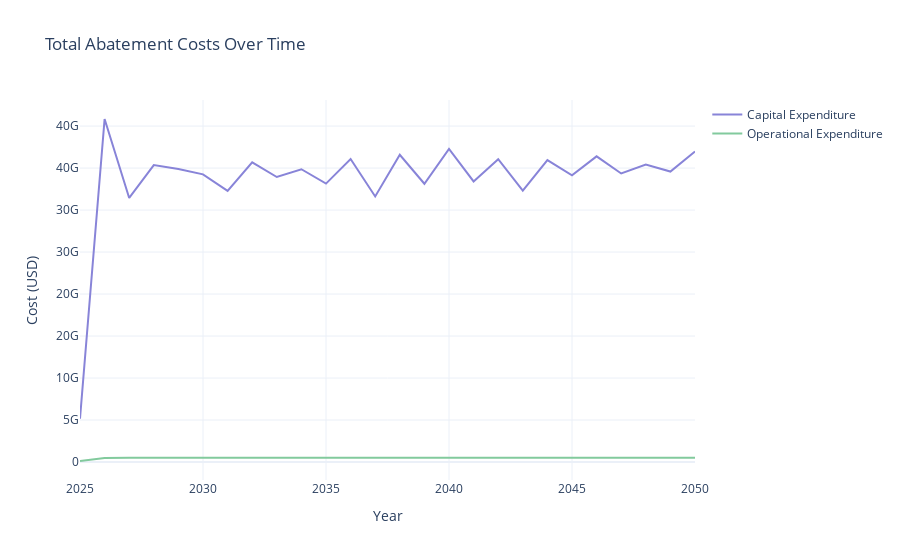
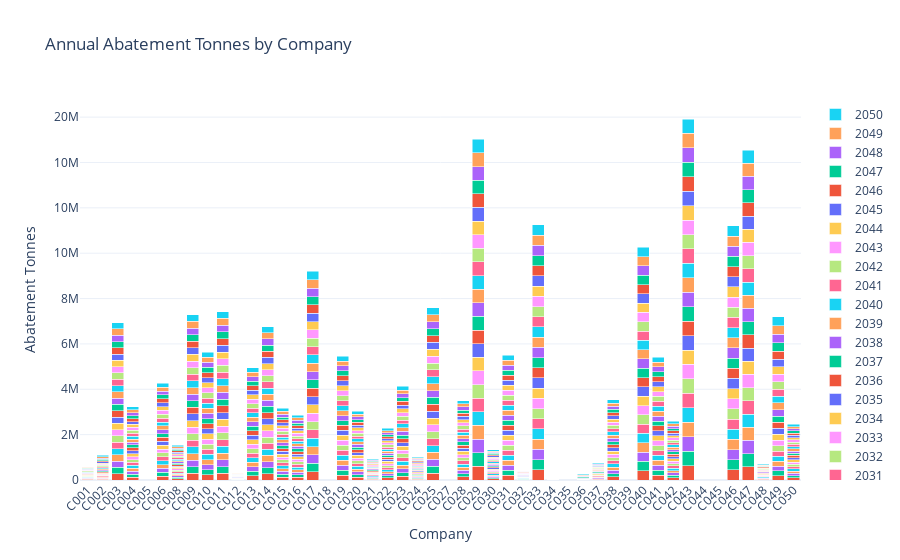
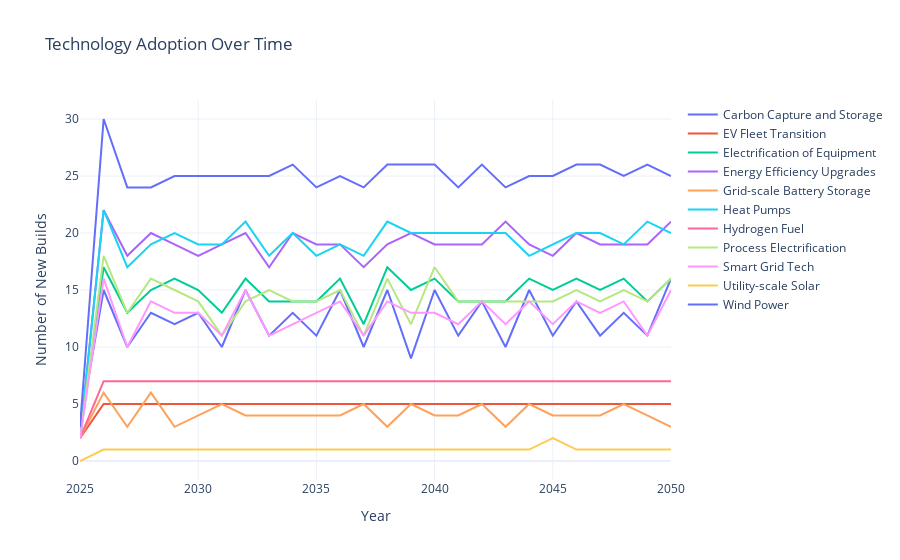
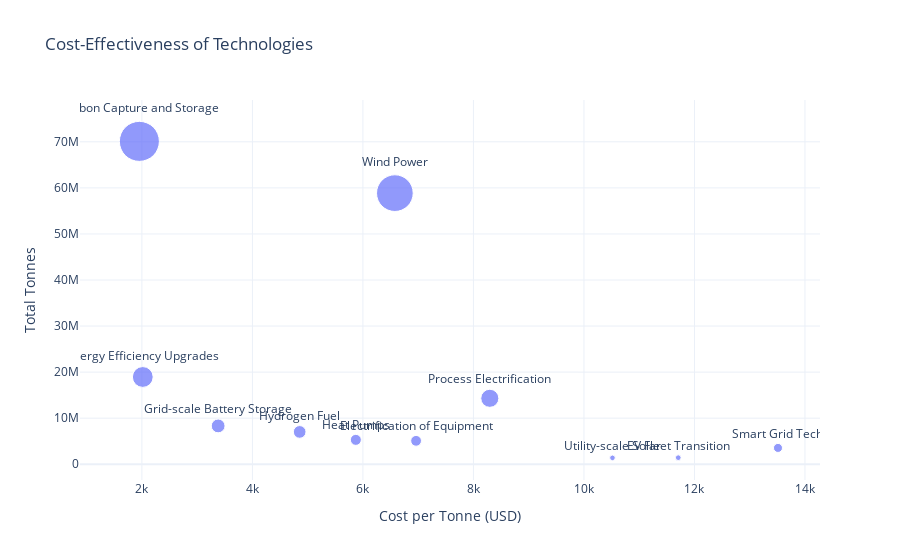

The notebook cell saved with these charts, in order:
### Code cell
import pandas as pd
import plotly.graph_objs as go

# --- Load and Clean Data ---
summary_data = pd.read_csv('abatement_summary.csv')
annual_data = pd.read_csv('annual_abatement_costs.csv')
detail_data = pd.read_csv('abatement_detail.csv')

# Clean summary_data
for col in ['total_capex_usd', 'total_opex_usd', 'total_abated_tonnes']:
    summary_data[col] = pd.to_numeric(summary_data[col], errors='coerce').fillna(0)

# Clean annual_data
for col in ['abatement_tonnes', 'capex_usd', 'opex_usd_year', 'cum_capex_usd', 'cum_opex_usd']:
    annual_data[col] = pd.to_numeric(annual_data[col], errors='coerce').fillna(0)
annual_data['year'] = pd.to_numeric(annual_data['year'], errors='coerce').astype('Int64')

# Clean detail_data
detail_data['new_build'] = detail_data['new_build'].map({'True': True, 'False': False, True: True, False: False})
for col in ['tonnes', 'capex_usd', 'opex_usd_year', 'spare_after_yr']:
    detail_data[col] = pd.to_numeric(detail_data[col], errors='coerce').fillna(0)
detail_data['year'] = pd.to_numeric(detail_data['year'], errors='coerce').astype('Int64')

# --- 1. Total Abatement Costs Over Time (Line Chart) ---
annual_costs = annual_data.groupby('year').agg({'capex_usd': 'sum', 'opex_usd_year': 'sum'}).reset_index()
fig1 = go.Figure()
fig1.add_trace(go.Scatter(x=annual_costs['year'], y=annual_costs['capex_usd'], name='Capital Expenditure', line=dict(color='#8884d8')))
fig1.add_trace(go.Scatter(x=annual_costs['year'], y=annual_costs['opex_usd_year'], name='Operational Expenditure', line=dict(color='#82ca9d')))
fig1.update_layout(
    title="Total Abatement Costs Over Time",
    xaxis_title="Year",
    yaxis_title="Cost (USD)",
    yaxis_tickformat=',.0s',  # SI notation for large numbers (e.g., M for millions)
    template='plotly_white'
)
fig1.show()

# --- 2. Annual Abatement Tonnes by Company (Stacked Bar Chart) ---
tonnes_pivot = annual_data.pivot_table(index='uid', columns='year', values='abatement_tonnes', aggfunc='sum', fill_value=0)
fig2 = go.Figure()
for year in tonnes_pivot.columns:
    fig2.add_trace(go.Bar(x=tonnes_pivot.index, y=tonnes_pivot[year], name=str(year)))
fig2.update_layout(
    barmode='stack',
    title="Annual Abatement Tonnes by Company",
    xaxis_title="Company",
    yaxis_title="Abatement Tonnes",
    yaxis_tickformat=',.0s',
    template='plotly_white',
    xaxis_tickangle=-45  # Rotate labels for readability
)
fig2.show()

# --- 3. Technology Adoption Over Time (Line Chart) ---
adoption_data = detail_data[detail_data['new_build']].groupby(['year', 'technology']).size().unstack(fill_value=0)
fig3 = go.Figure()
for tech in adoption_data.columns:
    fig3.add_trace(go.Scatter(x=adoption_data.index, y=adoption_data[tech], name=tech, mode='lines'))
fig3.update_layout(
    title="Technology Adoption Over Time",
    xaxis_title="Year",
    yaxis_title="Number of New Builds",
    template='plotly_white'
)
fig3.show()

# --- 4. Cost-Effectiveness of Technologies (Scatter Chart) ---
tech_cost_effect = detail_data.groupby('technology').agg({
    'capex_usd': 'sum',
    'opex_usd_year': 'sum',
    'tonnes': 'sum'
}).reset_index()
tech_cost_effect['total_cost'] = tech_cost_effect['capex_usd'] + tech_cost_effect['opex_usd_year']
tech_cost_effect['cost_per_tonne'] = tech_cost_effect['total_cost'] / tech_cost_effect['tonnes']
fig4 = go.Figure()
fig4.add_trace(go.Scatter(
    x=tech_cost_effect['cost_per_tonne'],
    y=tech_cost_effect['tonnes'],
    mode='markers+text',
    text=tech_cost_effect['technology'],
    textposition='top center',
    marker=dict(size=tech_cost_effect['tonnes'] / 1e6, sizemode='area', sizeref=2.*max(tech_cost_effect['tonnes']/1e6)/(40.**2))
))
fig4.update_layout(
    title="Cost-Effectiveness of Technologies",
    xaxis_title="Cost per Tonne (USD)",
    yaxis_title="Total Tonnes",
    template='plotly_white'
)
fig4.show()

# --- 5. Company-Specific Abatement Costs (Bar Chart) ---
company_costs = summary_data.copy()
company_costs['total_cost'] = company_costs['total_capex_usd'] + company_costs['total_opex_usd']
fig5 = go.Figure()
fig5.add_trace(go.Bar(x=company_costs['uid'], y=company_costs['total_cost'], name='Total Cost'))
fig5.update_layout(
    title="Company-Specific Abatement Costs",
    xaxis_title="Company",
    yaxis_title="Total Cost (USD)",
    yaxis_tickformat=',.0s',
    template='plotly_white',
    xaxis_tickangle=-45
)
fig5.show()

# --- 6. Cumulative Abatement Tonnes (Area Chart) ---
cumulative_tonnes = annual_data.groupby('year')['abatement_tonnes'].sum().cumsum().reset_index()
fig6 = go.Figure()
fig6.add_trace(go.Scatter(x=cumulative_tonnes['year'], y=cumulative_tonnes['abatement_tonnes'], fill='tozeroy', name='Cumulative Tonnes'))
fig6.update_layout(
    title="Cumulative Abatement Tonnes",
    xaxis_title="Year",
    yaxis_title="Cumulative Tonnes",
    yaxis_tickformat=',.0s',
    template='plotly_white'  
)
fig6.show()
